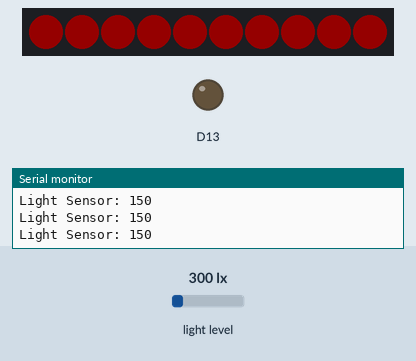
The sketch below on a simulated Adafruit Circuit Playground Express. Shown: 10 RGB LEDs in strip order, left to right, output pins drawn as LEDs (lit = HIGH), the last lines printed to the serial monitor. The test bench sets the inputs (shaded band); at power-on: light level 300 lx. Dim RGB values are drawn brighter than linear.

Above: at 1.3 s.
1.4 s: light level set to 40 lx
At 2.6 s:
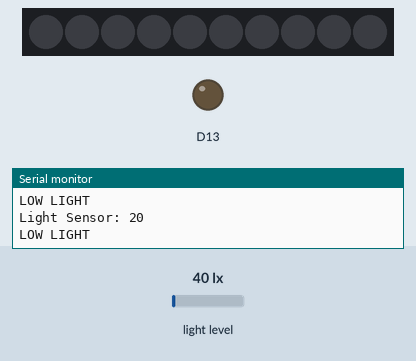
3.0 s: light level set to 500 lx
At 4.2 s:
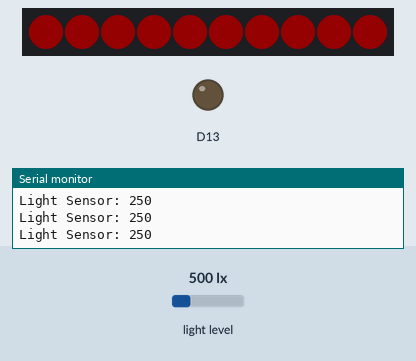
4.5 s: light level set to 80 lx
At 5.8 s:
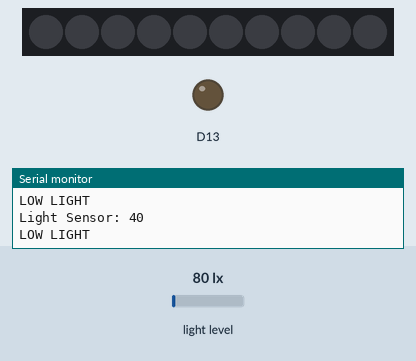
Timing chart, 0 to 7.5 s (numbered marks = the images above; inputs shaded):
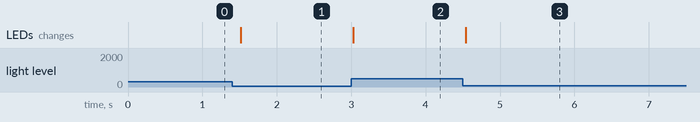

The sketch:

LightSensor.ino
```cpp
#include <Adafruit_CircuitPlayground.h> // include the adafruit circuit playground library

int light_value; // this variable will store our light sensor value allowing us to do THINGS with it!
int threshold = 100; // this is the threshold over or under which things will happen

void setup() {
  Serial.begin(9600); // initialize serial
  CircuitPlayground.begin(); // initialize Circuit Playground
}

void loop() {
  light_value = CircuitPlayground.lightSensor(); // update "value" to store the light sensor reading

  Serial.print("Light Sensor: "); // print out "light sensor"
  Serial.println(light_value); // print the current value for the light sensor

  // If the condition is true, turn the LEDs to red
  if (light_value >= threshold) {
    for (int i = 0; i < 10; i++) { // use a for loop to go from one pixel to the next
      CircuitPlayground.setPixelColor(i, 255,   0,   0); // and set the color for the that pixel in RGB
    }
    //CircuitPlayground.playTone(900, 100);
  }

  // If it's low light, turn the LEDs off
  else {
    Serial.println("LOW LIGHT");
    for (int i = 0; i < 10; i++) { // use a for loop to go from one pixel to the next
      CircuitPlayground.setPixelColor(i, 0,   0,   0); // and set the color for the that pixel in RGB
    }
    // CircuitPlayground.playTone(90, 100);
  }

  delay(500); // delay of half a second (500 milliseconds) between readings
}
```

Measured:
- after the input at 1.4 s, the LEDs: change after 0.12 s (image 1)
- after the input at 3.0 s, the LEDs: change at once (image 2)
- after the input at 4.5 s, the LEDs: change at once (image 3)
